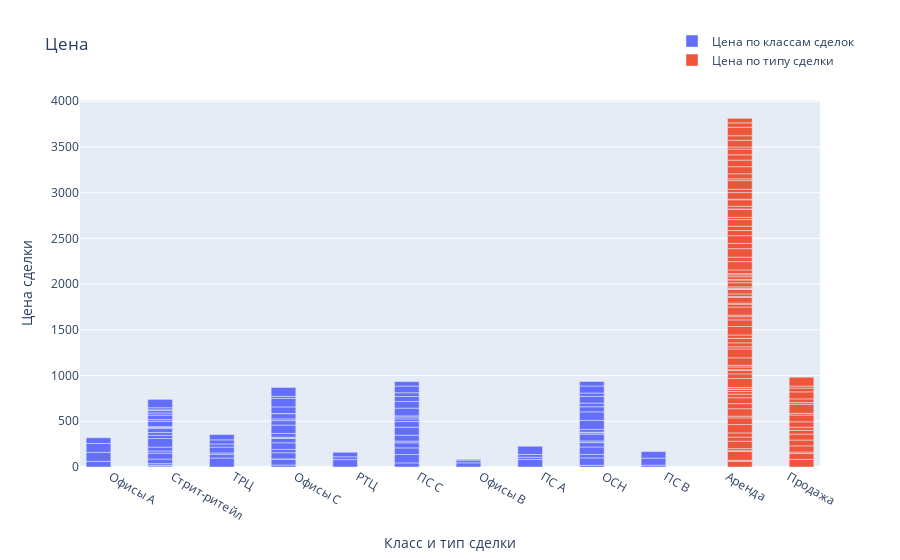

The code cell stored with this chart in its notebook:
### Markdown cell above
5) Построить график, на котором по оси абсцисс – класс и тип сделки, по оси ординат – цена сделки.

### Code cell
trace1 = go.Bar(
    y = df['Price'][0:100],
    x = df['Class'][0:100],
    name = 'Цена по классам сделок')

trace2 = go.Bar(
    y = df['Price'][0:100],
    x = df['Dealtype'][0:100],
    name = 'Цена по типу сделки')

data = [trace1, trace2]

layout = go.Layout(title = 'Цена'
    , barmode = 'group'
    , xaxis=dict(title='Класс и тип сделки')
    , yaxis=dict(title='Цена сделки')
    , legend=dict(x=0.8,y=1.2)
    )

fig = go.Figure(data=data, layout=layout)
iplot(fig)

### Figure 1 — Plotly figure (JSON) as saved in the notebook; plotly's stock layout.template omitted (floating-point values rounded to 4 significant figures)
{"data": [{"name": "Цена по классам сделок", "type": "bar", "x": ["Офисы A", "Стрит-ритейл", "ТРЦ", "Стрит-ритейл", "Офисы C", "РТЦ", "ПС C", "Офисы B", "ПС C", "ПС A", "ПС C", "ОСН", "ОСН", "ПС C", "Офисы C", "ТРЦ", "Офисы B", "ПС A", "Офисы C", "Стрит-ритейл", "Офисы A", "Стрит-ритейл", "ОСН", "Офисы B", "РТЦ", "ПС C", "ОСН", "Стрит-ритейл", "Офисы A", "ТРЦ", "Офисы C", "Стрит-ритейл", "ТРЦ", "Стрит-ритейл", "ОСН", "ПС C", "ОСН", "Офисы C", "Стрит-ритейл", "Офисы C", "Стрит-ритейл", "ОСН", "ПС C", "Стрит-ритейл", "Стрит-ритейл", "Стрит-ритейл", "ПС C", "Стрит-ритейл", "ПС C", "Офисы C", "ТРЦ", "Стрит-ритейл", "ОСН", "Офисы C", "Офисы C", "ОСН", "ТРЦ", "ПС A", "ОСН", "ОСН", "ПС C", "Стрит-ритейл", "ПС C", "ОСН", "Офисы C", "Офисы C", "Офисы C", "ОСН", "Офисы C", "Офисы C", "ПС C", "ОСН", "Стрит-ритейл", "ОСН", "ПС C", "Стрит-ритейл", "ПС A", "Офисы C", "Стрит-ритейл", "Офисы C", "Стрит-ритейл", "ОСН", "ОСН", "Офисы C", "ПС B", "ПС C", "ПС B", "ПС B", "ТРЦ", "Офисы A", "Стрит-ритейл", "ОСН", "ПС C", "Офисы C", "ПС C", "Офисы C", "РТЦ", "Стрит-ритейл", "ОСН", "ПС C"], "y": [62, 12, 98, 7, 22, 81, 45, 46, 91, 83, 73, 19, 81, 56, 65, 39, 29, 24, 2, 18, 98, 50, 37, 9, 30, 18, 82, 64, 97, 17, 67, 24, 64, 43, 48, 64, 1, 37, 93, 72, 35, 17, 88, 32, 42, 12, 62, 9, 29, 48, 34, 59, 74, 5, 8, 16, 45, 30, 6, 30, 21, 19, 12, 99, 41, 91, 49, 93, 19, 57, 85, 56, 48, 40, 72, 24, 90, 2, 29, 72, 5, 73, 37, 94, 20, 55, 77, 72, 58, 63, 23, 77, 41, 22, 73, 97, 50, 92, 49, 49]}, {"name": "Цена по типу сделки", "type": "bar", "x": ["Аренда", "Аренда", "Аренда", "Аренда", "Аренда", "Аренда", "Аренда", "Аренда", "Аренда", "Продажа", "Аренда", "Аренда", "Аренда", "Аренда", "Аренда", "Аренда", "Аренда", "Аренда", "Аренда", "Аренда", "Аренда", "Аренда", "Аренда", "Аренда", "Аренда", "Аренда", "Аренда", "Продажа", "Аренда", "Продажа", "Продажа", "Аренда", "Продажа", "Аренда", "Аренда", "Продажа", "Аренда", "Аренда", "Аренда", "Аренда", "Аренда", "Аренда", "Аренда", "Аренда", "Продажа", "Аренда", "Аренда", "Аренда", "Аренда", "Аренда", "Продажа", "Продажа", "Продажа", "Аренда", "Аренда", "Аренда", "Аренда", "Аренда", "Аренда", "Аренда", "Аренда", "Продажа", "Аренда", "Продажа", "Аренда", "Аренда", "Аренда", "Аренда", "Продажа", "Аренда", "Аренда", "Аренда", "Аренда", "Продажа", "Аренда", "Аренда", "Аренда", "Аренда", "Аренда", "Аренда", "Аренда", "Аренда", "Аренда", "Аренда", "Аренда", "Аренда", "Аренда", "Аренда", "Аренда", "Аренда", "Аренда", "Продажа", "Продажа", "Продажа", "Аренда", "Продажа", "Аренда", "Аренда", "Аренда", "Аренда"], "y": [62, 12, 98, 7, 22, 81, 45, 46, 91, 83, 73, 19, 81, 56, 65, 39, 29, 24, 2, 18, 98, 50, 37, 9, 30, 18, 82, 64, 97, 17, 67, 24, 64, 43, 48, 64, 1, 37, 93, 72, 35, 17, 88, 32, 42, 12, 62, 9, 29, 48, 34, 59, 74, 5, 8, 16, 45, 30, 6, 30, 21, 19, 12, 99, 41, 91, 49, 93, 19, 57, 85, 56, 48, 40, 72, 24, 90, 2, 29, 72, 5, 73, 37, 94, 20, 55, 77, 72, 58, 63, 23, 77, 41, 22, 73, 97, 50, 92, 49, 49]}], "layout": {"barmode": "group", "legend": {"x": 0.8, "y": 1.2}, "title": {"text": "Цена"}, "xaxis": {"title": {"text": "Класс и тип сделки"}}, "yaxis": {"title": {"text": "Цена сделки"}}}}
